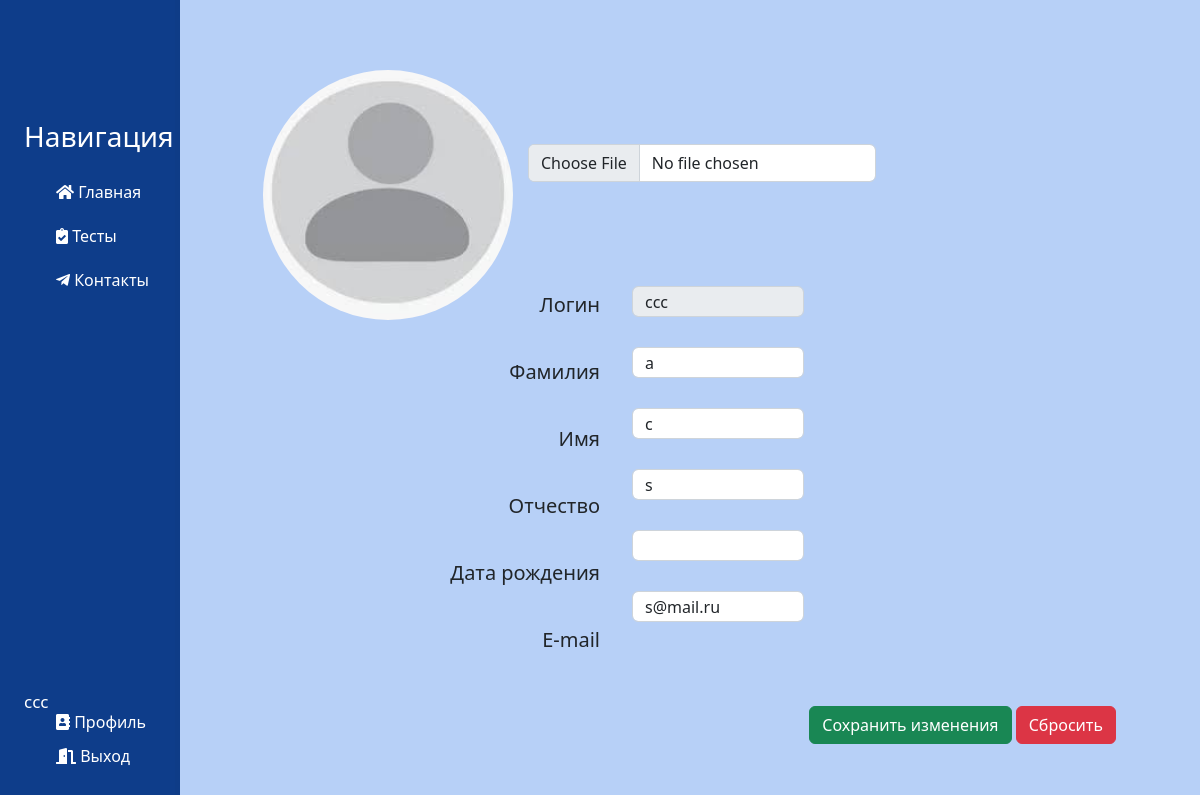
/account/profile-changed (signed in), run on the app's committed database.
### users/models.py (models this page shows)
class CustomUser(AbstractUser):
    surname = models.CharField('Отчество', max_length=25, default='')
    birthday_date = models.DateField('День рождения', null=True)

### account/models.py (models this page shows, shortened)
class Account(models.Model):
    user = models.OneToOneField(CustomUser, on_delete=models.CASCADE)
    avatar = models.ImageField(
        default='avatar.jpg',
        upload_to='account_images'
    )
    class Meta:
        verbose_name = 'Профиль'
        verbose_name_plural = 'Профили'

### account/views.py (the view)
# urls.py: path('profile', Account, name='profile'),
@login_required
def profile(request):
    if request.method == 'POST':
        user_form = UpdateUserForm(request.POST, instance=request.user)
        profile_form = UpdateAccountForm(request.POST, request.FILES, instance=request.user.account)
        if user_form.is_valid() and profile_form.is_valid():
            user_form.save()
            profile_form.save()
            messages.success(request, 'Изменения в профиле были сохранены.')
            return redirect('profile')
        if not(user_form.is_valid() and profile_form.is_valid()):
            messages.error(request, 'Введенные данные некорректны!')
    else:
        user_form = UpdateUserForm(instance=request.user)
        profile_form = UpdateAccountForm(instance=request.user.account)
    return render(request, 'account/profile-changed.html', {'user_form': user_form, 'profile_form': profile_form})

### account/forms.py
class UpdateUserForm(forms.ModelForm):
    first_name = forms.CharField(max_length=50, required=True, widget=forms.TextInput(attrs={'class': 'form-control'}))
    last_name = forms.CharField(max_length=50, required=True, widget=forms.TextInput(attrs={'class': 'form-control'}))
    surname = forms.CharField(max_length=50, required=True, widget=forms.TextInput(attrs={'class': 'form-control'}))
    email = forms.EmailField(required=True, widget=forms.TextInput(attrs={'class': 'form-control'}))
    birthday_date = forms.DateField(label='Дата рождения', required=True, widget=forms.DateInput(attrs={'class': 'form-control'}))
    class Meta:
        model = CustomUser
        fields = ['first_name', 'last_name', 'surname', 'email', 'birthday_date']

class UpdateAccountForm(forms.ModelForm):
    avatar = forms.ImageField(widget=forms.FileInput(attrs={'class': 'form-control', 'id': 'inputGroupFile02'}))
    class Meta:
        model = Account
        fields = ['avatar']

### account/templates/account/profile-changed.html (shortened to what this page needs)
{% extends 'main/layout.html' %}
{% block content %}
    {% if user.is_authenticated %}
        <form method="post" enctype="multipart/form-data">
            <div class="features">
                {{ profile_form.avatar }}
                <img class="rounded-circle article-img" src="{{ user.account.avatar.url }}"/>
                <ul>
                    <h5>Логин</h5>
                    <h5>Фамилия</h5>
                    <h5>Имя</h5>
                    <h5>Отчество</h5>
                    <h5>Дата рождения</h5>
                    <h5>E-mail</h5>
                </ul>
                <ol>
                    <input class="form-control" type="text" id="username" name="Имя пользователя" value="{{user.username}}" disabled readonly>
                    {{user_form.last_name}}
                    {{user_form.first_name}}
                    {{user_form.surname}}
                    {{user_form.birthday_date}}
                    {{user_form.email}}
                </ol>
                <div class="button-container">
                    <button type="submit" class="btn btn-success">Сохранить изменения</button>
                    <button type="reset" class="btn btn-danger">Сбросить</button>
                </div>
            </div>
        </form>
    {% endif %}
{% endblock %}

### main/templates/main/layout.html (shortened to what this page needs)
{% load static %}
<!doctype html>
<html lang="ru">
<head>
    <link rel="stylesheet" href="https://cdn.jsdelivr.net/npm/bootstrap@5.2.3/dist/css/bootstrap.min.css">
    <link rel="stylesheet" href="{% static 'main/css/main.css' %}">
    <link rel="stylesheet" href="https://use.fontawesome.com/releases/v5.8.2/css/all.css">
</head>
<body>
    <aside>
        <h3>Навигация</h3>
        <ul>
            <a href="{% url 'homepage' %}"><li><i class="fas fa-home"></i> Главная</li></a>
            <a href="{% url 'tests_home' %}"><li><i class="fas fa-clipboard-check"></i> Тесты</li></a>
            <a href="{% url 'about' %}"><li><i class="fab fa-telegram-plane"></i> Контакты</li></a>
        </ul>
        <h5>{{user}}</h5>
        <ol>
            <a href="{% url 'profile' %}"><li><i class="fas fa-address-book"></i> Профиль</li></a>
            <a href="{% url 'logout' %}"><li><i class="fas fa-door-open"></i> Выход</li></a>
        </ol>
    </aside>
    <main>
        {% block content %}
        {% endblock %}
    </main>
</body>
</html>

### main/static/main/css/main.css (style rules this page uses)
body { background: #b7d0f7; }
aside { position: fixed; background: #0e3d8a; width: 15%;; padding: 2%; text-decoration: none; height: 100%; color: #fff; border-right: 5px solid #0e3c87; }
aside h3 { position: absolute; top: 15%; font-size: 28px; }
aside h5 { position: absolute; bottom: 10%; font-size: 17px; }
aside ul { list-style: none; position: absolute; top: 20%; }
aside ul li { color: #ffffff; display: block; margin-top: 20px; transition: transform .6s ease; }
aside a { text-decoration: none }
aside ol { list-style: none; position: absolute; bottom: 2%; }
aside ol li { color: #ffffff; display: block; margin-top: 10px; transition: transform .6s ease; }
main .features { float: right; margin-top: 70px; margin-left: 45px; text-align: center; width: 82%; }
main .features img { width: 250px; height: 250px; margin-right: 65%; }
main .features ul { position: absolute; top: 31.2%; left: 34%; text-align: right; width: 16%; height: 40%; }
main .features ul h5 { display: block; margin-top: 43px; }
main .features ol { position: absolute; top: 32%; left: 50%; text-align: center; width: 17%; height: 35%; }
main .features ol input { display: block; margin-top: 30.2px; height: 11%; }
main .features input.form-control#inputGroupFile02 { position: absolute; top: 18%; left: 44%; width: 29%; }
.button-container { position: absolute; bottom: 7%; right: 7%; display: inline-block; }

### data on the page
CustomUser: username "ccc", account.avatar (placeholder picture), last_name "a", first_name "c", surname "s", email "s@mail.ru"
